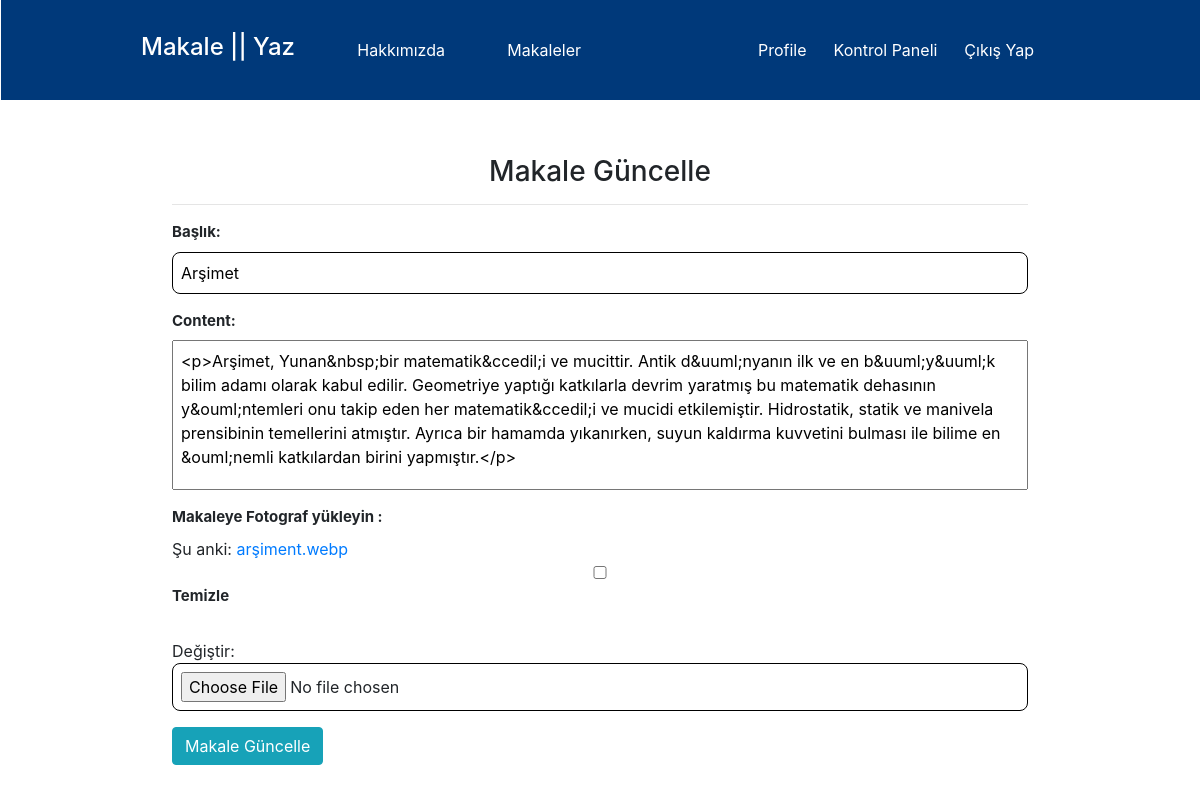
The page /articles/update/59 (signed in) on the database its author committed.
### article/models.py (models this page shows, shortened)
class Article(models.Model) :
    author =models.ForeignKey("auth.User",on_delete= models.CASCADE,verbose_name='Yazar')
    title = models.CharField(max_length=50,verbose_name='Başlık')
    content = RichTextField()
    created_date = models.DateTimeField(auto_now_add=True,verbose_name='Oluşturulma Tarihi')
    article_image = models.FileField(blank =True , null = True ,verbose_name = "Makaleye Fotograf yükleyin " )
    class Meta :
        ordering =['-created_date']

### article/views.py (the view)
@login_required(login_url="user:login")
def updateArticle(request,id) :
    article = get_object_or_404(Article, id =id )
    if (article.author != request.user) :
        messages.info(request,"Makaleyi guncelleme yetkiniz yok ")
        return redirect("index")
    form =ArticlesForm(request.POST or None , request.FILES or None  ,instance=article )
    if form.is_valid() :
        article = form.save(commit=False )
        article.author = request.user
        article.save()
        messages.success(request,"Makaleniz basarıyla guncellendi ")
        return redirect("index")
    else :
        return render(request ,"update.html",{"form":form })

### article/forms.py
class ArticlesForm(forms.ModelForm ) :
    class Meta :
        model = Article
        fields = ["title","content","article_image"]

### templates/update.html
{% extends 'layout.html' %} {% block static %}
<link rel="stylesheet" href="/static/css/addarticle.css"> {% endblock static %} {% block body %}
<form method="post" enctype="multipart/form-data">
    <h3>Makale Güncelle </h3>
    <hr> {% csrf_token %} {{form.as_p}} {{form.media}}
    <button type="submit" class="btn btn-info ">Makale Güncelle  </button>
</form>
{% endblock body %}

### static/css/addarticle.css (style rules this page uses)
form { margin: 1rem auto; width: 80%; padding: 1rem; }
form h3 { text-align: center; }
form p { position: relative; }
form label { display: block; font-size: 15px; font-weight: bold; }
form input { width: 100%; padding: 0.5rem; border-radius: 8px; border: black solid 1px; }
form textarea { width: 100%; height: 150px; display: block; resize: none; padding: 0.5rem; }

### static/include/navbar.css (style rules this page uses)
* { list-style-type: none; box-sizing: border-box; }

### rows shown on the page
Article: title "Arşimet", content "<p>Arşimet, Yunan&nbsp;bir matematik&ccedil;i ve mucittir. Antik d&uuml;nyanın ilk ve en b&uuml;y&uuml;k bilim adamı olarak kabul edilir. Geometriye yaptığı katkılarla devrim yaratmış bu matematik dehasının y&ouml;ntemleri onu takip eden her matematik&ccedil;i ve mucidi etkilemiştir. Hidrostatik, statik ve manivela prensibinin temellerini atmıştır. Ayrıca bir hamamda yıkanırken, suyun kaldırma kuvvetini bulması ile bilime en &ouml;nemli katkılardan birini yapmıştır.</p>"
